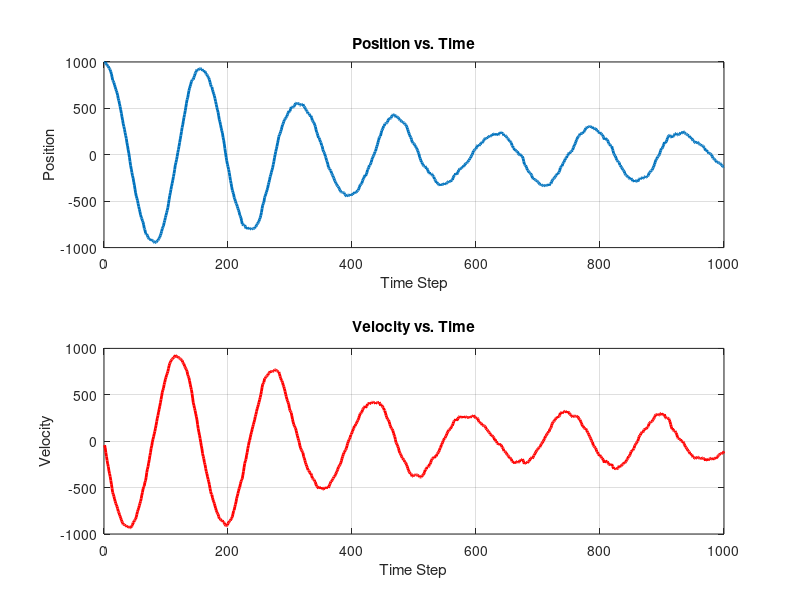

Write MATLAB code to recreate this figure.
% real system

% Initial conditions
position = 1000; 
velocity = 3; 


t = 0; 
dt = 0.04; % time-track 
num_steps = 1000; % Define the number of simulation steps
 
% Noises Setup
% process noice 



% Storage for plotting
positions = zeros(num_steps, 1);
velocities = zeros(num_steps, 1);
outputs = zeros(num_steps, 1);

time = 1:num_steps;


% Create single particle
p = [position, velocity]; 

for j = 1:num_steps



    % feedback control parameters
    k_pos = -1;
    k_vel = -0.1;
    % a = -9*tan(3*t); 
    a = k_pos * p(1) + k_vel * p(2); 


    % noise_a = randn * noise_size;
    % a = a + noise_a; 
    process_noise =  8; 

    % propogate model
    A = [1, dt; 0, 1];       % A
    B = [dt^2 / 2, dt];             % control input
    % process_noise = std .* randn(2, 1); 

    % Update state
    p = (A * p')' + B * a + randn * process_noise;
    

    % Store values for plotting
    positions(j) = p(1); % x
    velocities(j) = p(2); % v

    % output generation
    % Calculate Sensor output: a * p + b * v
    observation_noise = 0; %p(1) / 5 + p(2) / 5
    a = 0.3;
    b = 0.7; 
    outputs(j) = p(1) * a + p(2) * b + observation_noise * randn; 

    t = t + dt; 
end




% Save for output 
save('positions.mat', 'positions'); 
save('velocities.mat', "velocities"); 
save('outputs.mat', 'outputs'); 







% Plot results
figure;

subplot(2,1,1); % First subplot: Position over time
plot(time, positions, '-', 'LineWidth', 2);
xlabel('Time Step');
ylabel('Position');
title('Position vs. Time');
grid on;

subplot(2,1,2); % Second subplot: Velocity over time
plot(time, velocities, '-', 'LineWidth', 2, 'Color', 'r');
xlabel('Time Step');
ylabel('Velocity');
title('Velocity vs. Time');
grid on;